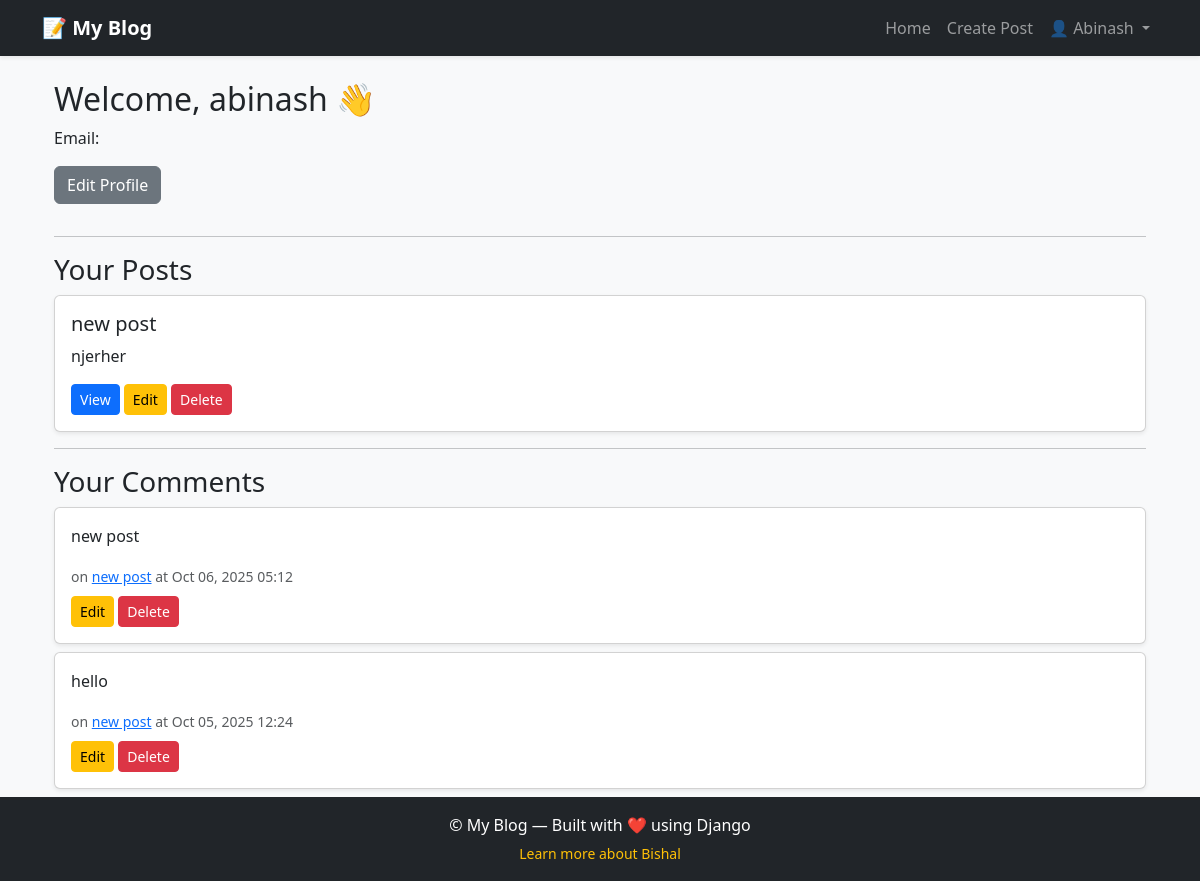
The app's page /dashboard/ (signed in) with its own data.
### blog/models.py (models this page shows, shortened)
class Post(models.Model):
    author = models.ForeignKey(User, on_delete=models.CASCADE)
    title = models.CharField(max_length=100)
    content = models.TextField()
    image = models.ImageField(upload_to='posts/', blank=True, null=True)
    created_at = models.DateTimeField(auto_now_add=True)
    author = models.ForeignKey(User, on_delete=models.CASCADE)

class Comment(models.Model):
    post = models.ForeignKey('POST', on_delete=models.CASCADE,related_name='comments')
    author = models.ForeignKey(User, on_delete=models.CASCADE)
    content = models.TextField()
    created_at = models.DateTimeField(auto_now_add=True)

### blog/views.py (the view)
# urls.py: path('dashboard/', views.dashboard, name='dashboard'),
@login_required
def dashboard(request):
    user_posts = Post.objects.filter(author=request.user).order_by('-created_at')
    user_comments = Comment.objects.filter(author=request.user).order_by('-created_at')
    context = {
        'user_posts': user_posts,
        'user_comments': user_comments,
    }
    return render(request, 'blog/dashboard.html', context)

### blog/templates/blog/dashboard.html (shortened to what this page needs)
{% extends "layout.html" %}
{% block content %}
<div class="container mt-4">
  <h2>Welcome, {{ user.username }} 👋</h2>
  <p>Email: {{ user.email }}</p>
  <a href="{% url 'profile_update' %}" class="btn btn-secondary mb-3">Edit Profile</a>
  <hr>
  <h3>Your Posts</h3>
  {% if user_posts %}
    {% for post in user_posts %}
      <div class="card mb-3 shadow-sm">
        <div class="card-body">
          <h5>{{ post.title }}</h5>
          <p>{{ post.content|truncatewords:20 }}</p>
          <a href="{% url 'post_detail' post.id %}" class="btn btn-primary btn-sm">View</a>
          <a href="{% url 'update_post' post.id %}" class="btn btn-warning btn-sm">Edit</a>
          <a href="{% url 'delete_post' post.id %}" class="btn btn-danger btn-sm">Delete</a>
        </div>
      </div>
    {% endfor %}
  {% else %}
    <p>You have not created any posts yet.</p>
  {% endif %}
  <hr>
  <h3>Your Comments</h3>
  {% if user_comments %}
    {% for comment in user_comments %}
      <div class="card mb-2 shadow-sm">
        <div class="card-body">
          <p>{{ comment.content }}</p>
          <small class="text-muted">on <a href="{% url 'post_detail' comment.post.id %}">{{ comment.post.title }}</a> at {{ comment.created_at|date:"M d, Y H:i" }}</small>
          <div class="mt-2">
            <a href="{% url 'edit_comment' comment.id %}" class="btn btn-warning btn-sm">Edit</a>
            <a href="{% url 'delete_comment' comment.id %}" class="btn btn-danger btn-sm">Delete</a>
          </div>
        </div>
      </div>
    {% endfor %}
  {% else %}
    <p>You haven't posted any comments yet.</p>
  {% endif %}
</div>
{% endblock %}

### templates/navbar.html (shortened to what this page needs)
<nav class="navbar navbar-expand-lg navbar-dark bg-dark shadow-sm">
  <div class="container">
    <a class="navbar-brand fw-bold" href="{% url 'post_list' %}">
      📝 My Blog
    </a>
    <div class="collapse navbar-collapse" id="navbarNav">
      <ul class="navbar-nav ms-auto align-items-center">
        <li class="nav-item">
          <a class="nav-link {% if request.resolver_match.url_name == 'post_list' %}active{% endif %}"
             href="{% url 'post_list' %}">Home</a>
        </li>
        {% if user.is_authenticated %}
          <li class="nav-item">
            <a class="nav-link {% if request.resolver_match.url_name == 'create_post' %}active{% endif %}"
               href="{% url 'create_post' %}">Create Post</a>
          </li>
          <li class="nav-item dropdown">
            <a class="nav-link dropdown-toggle text-capitalize" href="#" id="userDropdown" role="button"
               data-bs-toggle="dropdown" aria-expanded="false">
              👤 {{ user.username }}
            </a>
          </li>
        {% endif %}
      </ul>
    </div>
  </div>
</nav>

### records on screen
Post: title "new post", content "njerher"
Comment: content "new post", post "new post", created_at "Oct 06, 2025 05:12"
Comment: content "hello", post "new post", created_at "Oct 05, 2025 12:24"

### other values on screen
{{ user.username }} "Abinash"
{{ user.username }} "abinash"
